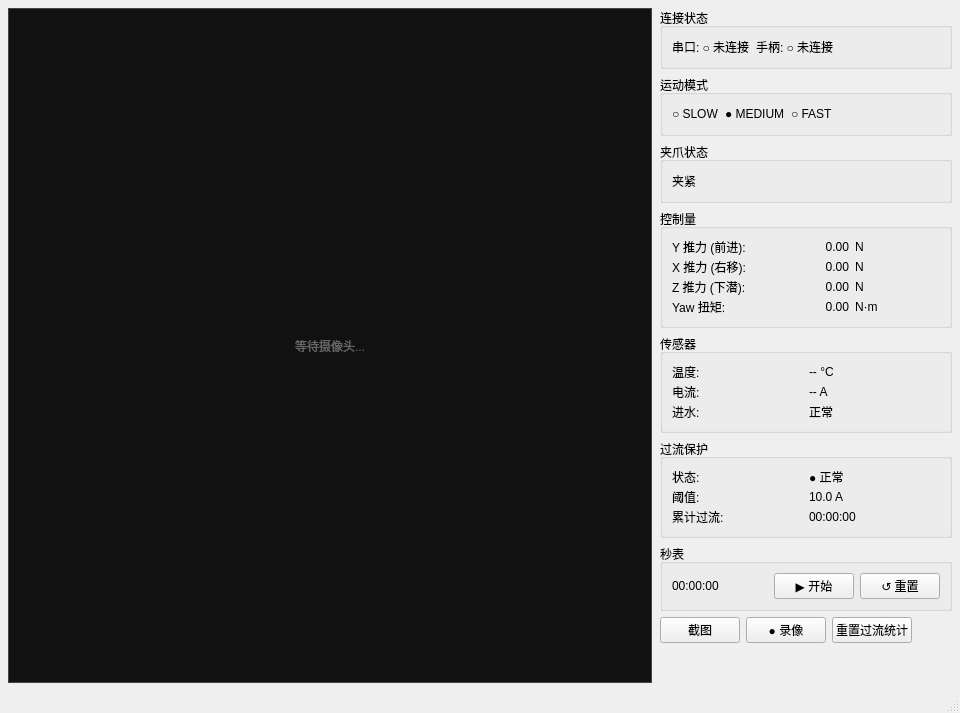
<?xml version="1.0" encoding="UTF-8"?>
<ui version="4.0">
 <class>MainWindow</class>
 <widget class="QMainWindow" name="MainWindow">
  <property name="windowTitle">
   <string>ROV Control Station</string>
  </property>
  <property name="minimumSize">
   <size><width>960</width><height>600</height></size>
  </property>
  <widget class="QWidget" name="centralWidget">
   <layout class="QHBoxLayout" name="rootLayout">
    <property name="spacing"><number>8</number></property>
    <property name="leftMargin"><number>8</number></property>
    <property name="topMargin"><number>8</number></property>
    <property name="rightMargin"><number>8</number></property>
    <property name="bottomMargin"><number>8</number></property>
    <item>
     <!-- ═══ 左侧：视频画面 ═══ -->
     <widget class="QLabel" name="videoLabel">
      <property name="minimumSize"><size><width>640</width><height>480</height></size></property>
      <property name="sizePolicy">
       <sizepolicy hsizetype="Expanding" vsizetype="Expanding">
        <horstretch>2</horstretch><verstretch>0</verstretch>
       </sizepolicy>
      </property>
      <property name="text"><string>等待摄像头...</string></property>
      <property name="alignment"><set>Qt::AlignCenter</set></property>
      <property name="styleSheet"><string notr="true">background: #111; border: 1px solid #444; color: #666;</string></property>
     </widget>
    </item>
    <item>
     <!-- ═══ 右侧：信息面板 ═══ -->
     <layout class="QVBoxLayout" name="rightPanel">
      <property name="spacing"><number>6</number></property>
      <item>
       <!-- 连接状态 -->
       <widget class="QGroupBox" name="connectionGroup">
        <property name="title"><string>连接状态</string></property>
        <layout class="QHBoxLayout" name="connectionLayout">
         <item><widget class="QLabel" name="lblSerial"><property name="text"><string>串口: ○ 未连接</string></property></widget></item>
         <item><widget class="QLabel" name="lblJoystick"><property name="text"><string>手柄: ○ 未连接</string></property></widget></item>
         <item><spacer name="connSpacer"><property name="orientation"><enum>Qt::Horizontal</enum></property><property name="sizeHint"><size><width>40</width><height>20</height></size></property></spacer></item>
        </layout>
       </widget>
      </item>
      <item>
       <!-- 运动模式 -->
       <widget class="QGroupBox" name="modeGroup">
        <property name="title"><string>运动模式</string></property>
        <layout class="QHBoxLayout" name="modeLayout">
         <item><widget class="QLabel" name="lblModeSlow"><property name="text"><string>○ SLOW</string></property></widget></item>
         <item><widget class="QLabel" name="lblModeMedium"><property name="text"><string>● MEDIUM</string></property></widget></item>
         <item><widget class="QLabel" name="lblModeFast"><property name="text"><string>○ FAST</string></property></widget></item>
         <item><spacer name="modeSpacer"><property name="orientation"><enum>Qt::Horizontal</enum></property><property name="sizeHint"><size><width>40</width><height>20</height></size></property></spacer></item>
        </layout>
       </widget>
      </item>
      <item>
       <!-- 夹爪状态 -->
       <widget class="QGroupBox" name="clawGroup">
        <property name="title"><string>夹爪状态</string></property>
        <layout class="QHBoxLayout" name="clawLayout">
         <item><widget class="QLabel" name="lblClaw"><property name="text"><string>夹紧</string></property></widget></item>
         <item><spacer name="clawSpacer"><property name="orientation"><enum>Qt::Horizontal</enum></property><property name="sizeHint"><size><width>40</width><height>20</height></size></property></spacer></item>
        </layout>
       </widget>
      </item>
      <item>
       <!-- 控制量 -->
       <widget class="QGroupBox" name="controlGroup">
        <property name="title"><string>控制量</string></property>
        <layout class="QGridLayout" name="controlLayout">
         <property name="verticalSpacing"><number>2</number></property>
         <item row="0" column="0"><widget class="QLabel" name="lblCtrlYName"><property name="text"><string>Y 推力 (前进):</string></property></widget></item>
         <item row="0" column="1"><widget class="QLabel" name="lblCtrlYVal"><property name="text"><string>0.00</string></property><property name="alignment"><set>Qt::AlignRight|Qt::AlignVCenter</set></property></widget></item>
         <item row="0" column="2"><widget class="QLabel" name="lblCtrlYUnit"><property name="text"><string>N</string></property></widget></item>
         <item row="1" column="0"><widget class="QLabel" name="lblCtrlXName"><property name="text"><string>X 推力 (右移):</string></property></widget></item>
         <item row="1" column="1"><widget class="QLabel" name="lblCtrlXVal"><property name="text"><string>0.00</string></property><property name="alignment"><set>Qt::AlignRight|Qt::AlignVCenter</set></property></widget></item>
         <item row="1" column="2"><widget class="QLabel" name="lblCtrlXUnit"><property name="text"><string>N</string></property></widget></item>
         <item row="2" column="0"><widget class="QLabel" name="lblCtrlZName"><property name="text"><string>Z 推力 (下潜):</string></property></widget></item>
         <item row="2" column="1"><widget class="QLabel" name="lblCtrlZVal"><property name="text"><string>0.00</string></property><property name="alignment"><set>Qt::AlignRight|Qt::AlignVCenter</set></property></widget></item>
         <item row="2" column="2"><widget class="QLabel" name="lblCtrlZUnit"><property name="text"><string>N</string></property></widget></item>
         <item row="3" column="0"><widget class="QLabel" name="lblCtrlYawName"><property name="text"><string>Yaw 扭矩:</string></property></widget></item>
         <item row="3" column="1"><widget class="QLabel" name="lblCtrlYawVal"><property name="text"><string>0.00</string></property><property name="alignment"><set>Qt::AlignRight|Qt::AlignVCenter</set></property></widget></item>
         <item row="3" column="2"><widget class="QLabel" name="lblCtrlYawUnit"><property name="text"><string>N·m</string></property></widget></item>
        </layout>
       </widget>
      </item>
      <item>
       <!-- 传感器 -->
       <widget class="QGroupBox" name="sensorGroup">
        <property name="title"><string>传感器</string></property>
        <layout class="QGridLayout" name="sensorLayout">
         <property name="verticalSpacing"><number>2</number></property>
         <item row="0" column="0"><widget class="QLabel" name="lblTempName"><property name="text"><string>温度:</string></property></widget></item>
         <item row="0" column="1"><widget class="QLabel" name="lblTempVal"><property name="text"><string>-- °C</string></property></widget></item>
         <item row="1" column="0"><widget class="QLabel" name="lblCurrentName"><property name="text"><string>电流:</string></property></widget></item>
         <item row="1" column="1"><widget class="QLabel" name="lblCurrentVal"><property name="text"><string>-- A</string></property></widget></item>
         <item row="2" column="0"><widget class="QLabel" name="lblWaterName"><property name="text"><string>进水:</string></property></widget></item>
         <item row="2" column="1"><widget class="QLabel" name="lblWaterVal"><property name="text"><string>正常</string></property></widget></item>
        </layout>
       </widget>
      </item>
      <item>
       <!-- 过流保护 -->
       <widget class="QGroupBox" name="overcurrentGroup">
        <property name="title"><string>过流保护</string></property>
        <layout class="QGridLayout" name="overcurrentLayout">
         <property name="verticalSpacing"><number>2</number></property>
         <item row="0" column="0"><widget class="QLabel" name="lblOcName"><property name="text"><string>状态:</string></property></widget></item>
         <item row="0" column="1"><widget class="QLabel" name="lblOcStatus"><property name="text"><string>● 正常</string></property></widget></item>
         <item row="1" column="0"><widget class="QLabel" name="lblOcThrName"><property name="text"><string>阈值:</string></property></widget></item>
         <item row="1" column="1"><widget class="QLabel" name="lblOcThreshold"><property name="text"><string>10.0 A</string></property></widget></item>
         <item row="2" column="0"><widget class="QLabel" name="lblOcTimeName"><property name="text"><string>累计过流:</string></property></widget></item>
         <item row="2" column="1"><widget class="QLabel" name="lblOcTime"><property name="text"><string>00:00:00</string></property></widget></item>
        </layout>
       </widget>
      </item>
      <item>
       <!-- 秒表 -->
       <widget class="QGroupBox" name="stopwatchGroup">
        <property name="title"><string>秒表</string></property>
        <layout class="QHBoxLayout" name="stopwatchLayout">
         <item><widget class="QLabel" name="lblStopwatch"><property name="text"><string>00:00:00</string></property></widget></item>
         <item><spacer name="swSpacer"><property name="orientation"><enum>Qt::Horizontal</enum></property><property name="sizeHint"><size><width>20</width><height>20</height></size></property></spacer></item>
         <item><widget class="QPushButton" name="btnStopwatch"><property name="text"><string>▶ 开始</string></property></widget></item>
         <item><widget class="QPushButton" name="btnStopwatchReset"><property name="text"><string>↺ 重置</string></property></widget></item>
        </layout>
       </widget>
      </item>
      <item>
       <!-- 操作按钮 -->
       <layout class="QHBoxLayout" name="actionLayout">
        <item><widget class="QPushButton" name="btnSnapshot"><property name="text"><string>截图</string></property></widget></item>
        <item><widget class="QPushButton" name="btnRecord"><property name="text"><string>● 录像</string></property><property name="checkable"><bool>true</bool></property></widget></item>
        <item><widget class="QPushButton" name="btnResetOc"><property name="text"><string>重置过流统计</string></property></widget></item>
        <item><spacer name="actionSpacer"><property name="orientation"><enum>Qt::Horizontal</enum></property><property name="sizeHint"><size><width>40</width><height>20</height></size></property></spacer></item>
       </layout>
      </item>
      <item><spacer name="rightSpacer"><property name="orientation"><enum>Qt::Vertical</enum></property><property name="sizeHint"><size><width>20</width><height>40</height></size></property></spacer></item>
     </layout>
    </item>
   </layout>
  </widget>
  <!-- ═══ 状态栏（控件由 MainWindow._fix_statusbar() 创建） ═══ -->
  <widget class="QStatusBar" name="statusBar"/>
 </widget>
</ui>
